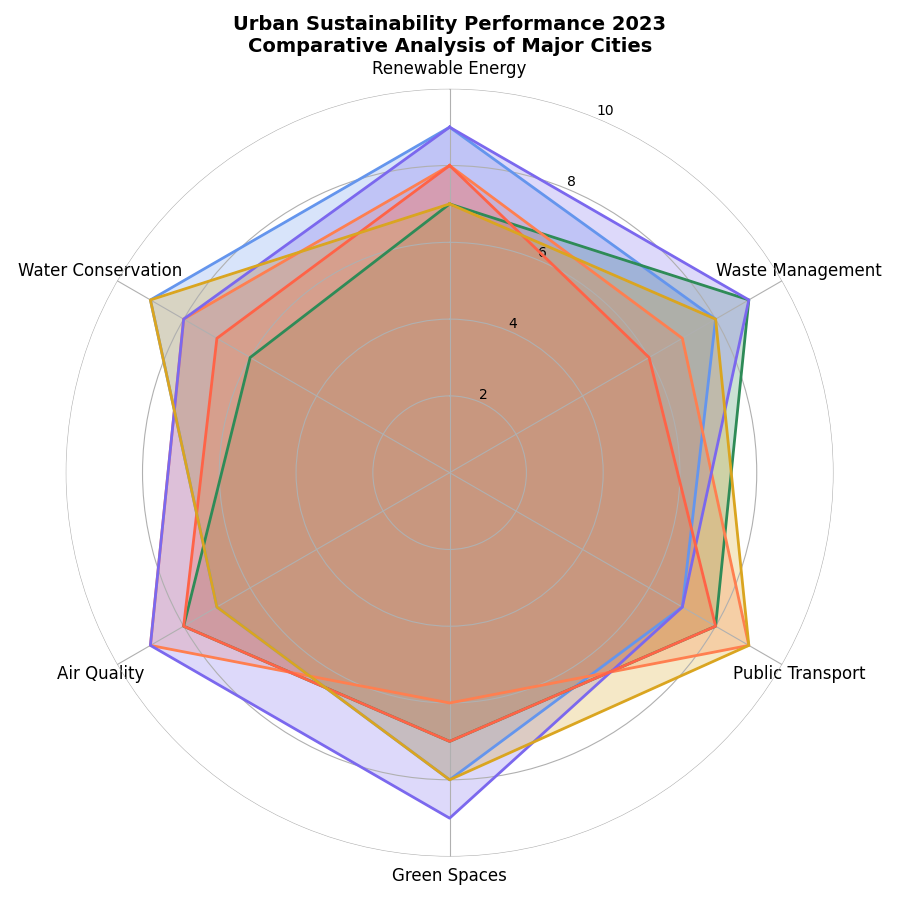

Reproduce this figure in Python.
import matplotlib.pyplot as plt
import numpy as np

categories = ['Renewable Energy', 'Waste Management', 'Public Transport',
              'Green Spaces', 'Air Quality', 'Water Conservation']
num_vars = len(categories)

scores = {
    'Amsterdam': [9, 8, 7, 8, 7, 9],
    'San Francisco': [7, 9, 8, 7, 8, 6],
    'Singapore': [8, 7, 9, 6, 9, 8],
    'Stockholm': [9, 9, 7, 9, 9, 8],
    'Sydney': [8, 6, 8, 7, 8, 7],
    'EcoCity': [7, 8, 9, 8, 7, 9]  # New made-up data series
}

angles = np.linspace(0, 2 * np.pi, num_vars, endpoint=False).tolist()
angles += angles[:1]

fig, ax = plt.subplots(figsize=(9, 9), subplot_kw={'polar': True})

ax.set_theta_offset(np.pi / 2)
ax.set_theta_direction(-1)

ax.set_xticks(angles[:-1])
ax.set_xticklabels(categories, size=12)

ax.set_yticks([2, 4, 6, 8, 10])
ax.set_yticklabels(["2", "4", "6", "8", "10"], size=10)
ax.set_ylim(0, 10)
ax.spines['polar'].set_visible(False)

colors = ['cornflowerblue', 'seagreen', 'coral', 'mediumslateblue', 'tomato', 'goldenrod']

for i, (city, score) in enumerate(scores.items()):
    score += score[:1]
    ax.plot(angles, score, linewidth=2, linestyle='solid', color=colors[i])
    ax.fill(angles, score, color=colors[i], alpha=0.25)

ax.set_title("Urban Sustainability Performance 2023\nComparative Analysis of Major Cities", size=14, weight='bold')

plt.tight_layout()
plt.show()
